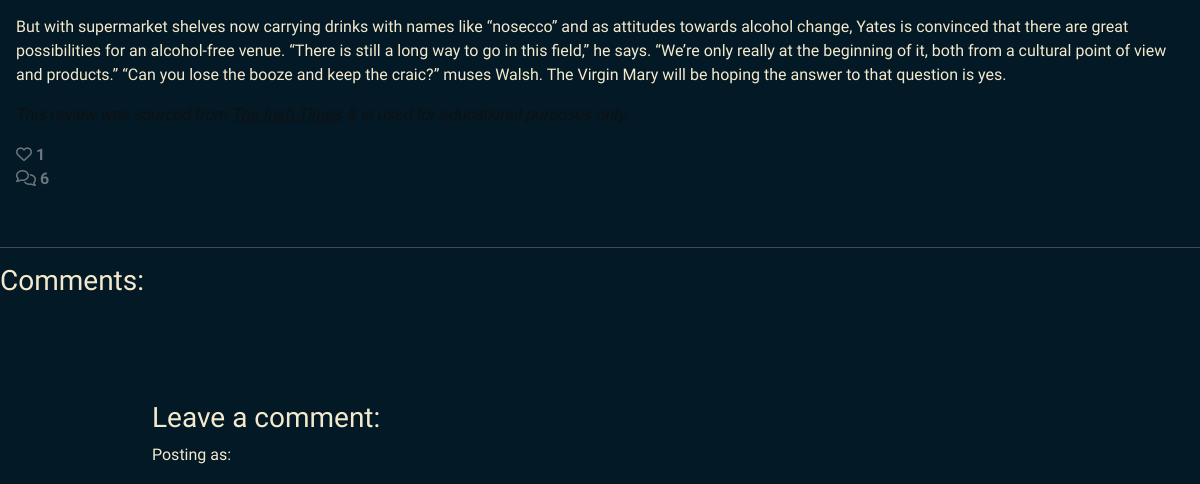
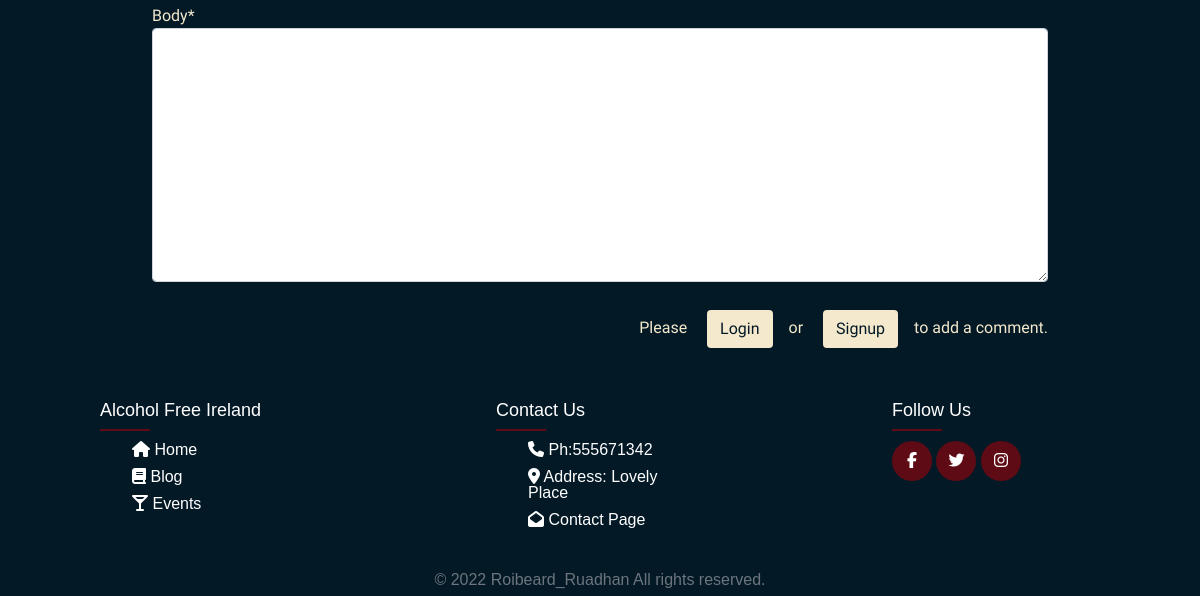
The app's page /4/ (lower part), older data (2 pictures, top to bottom).
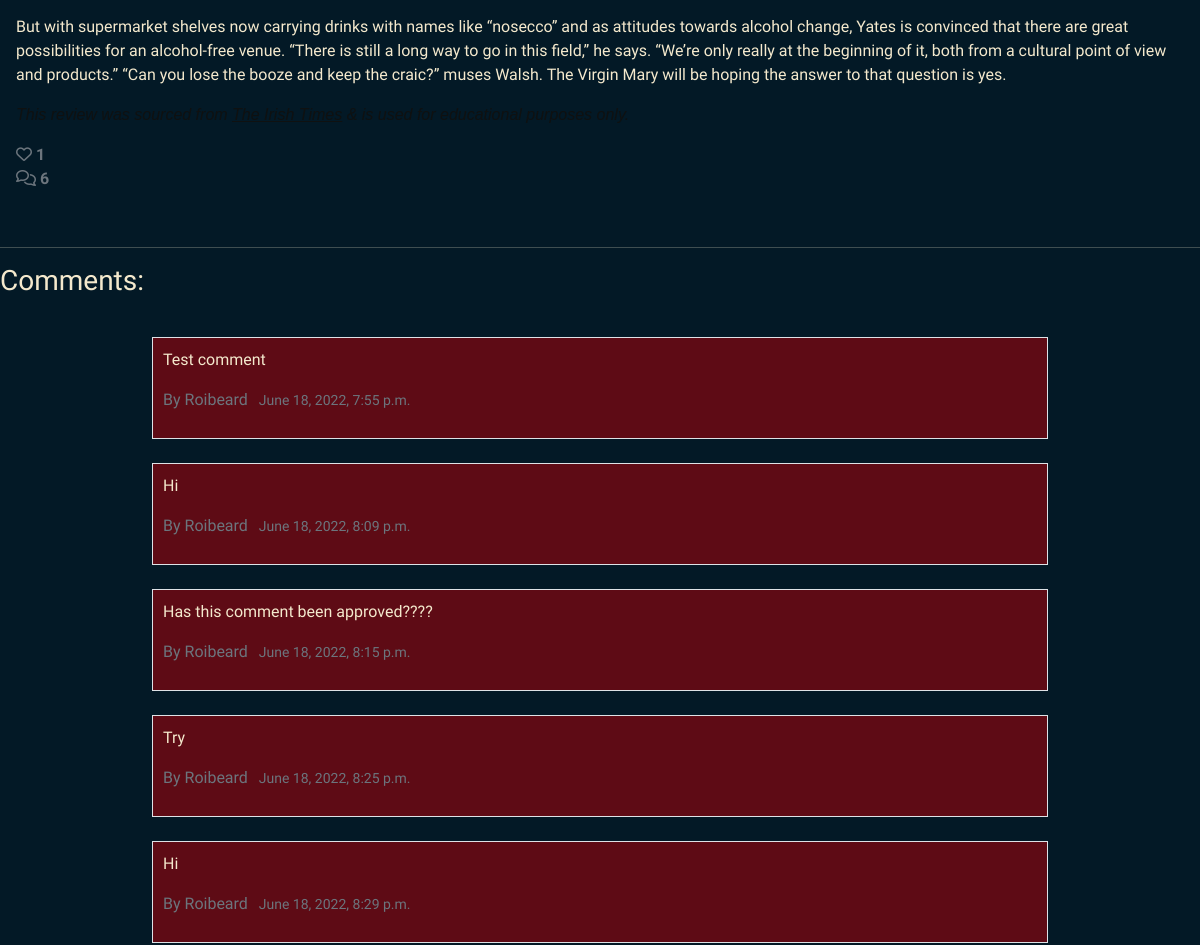
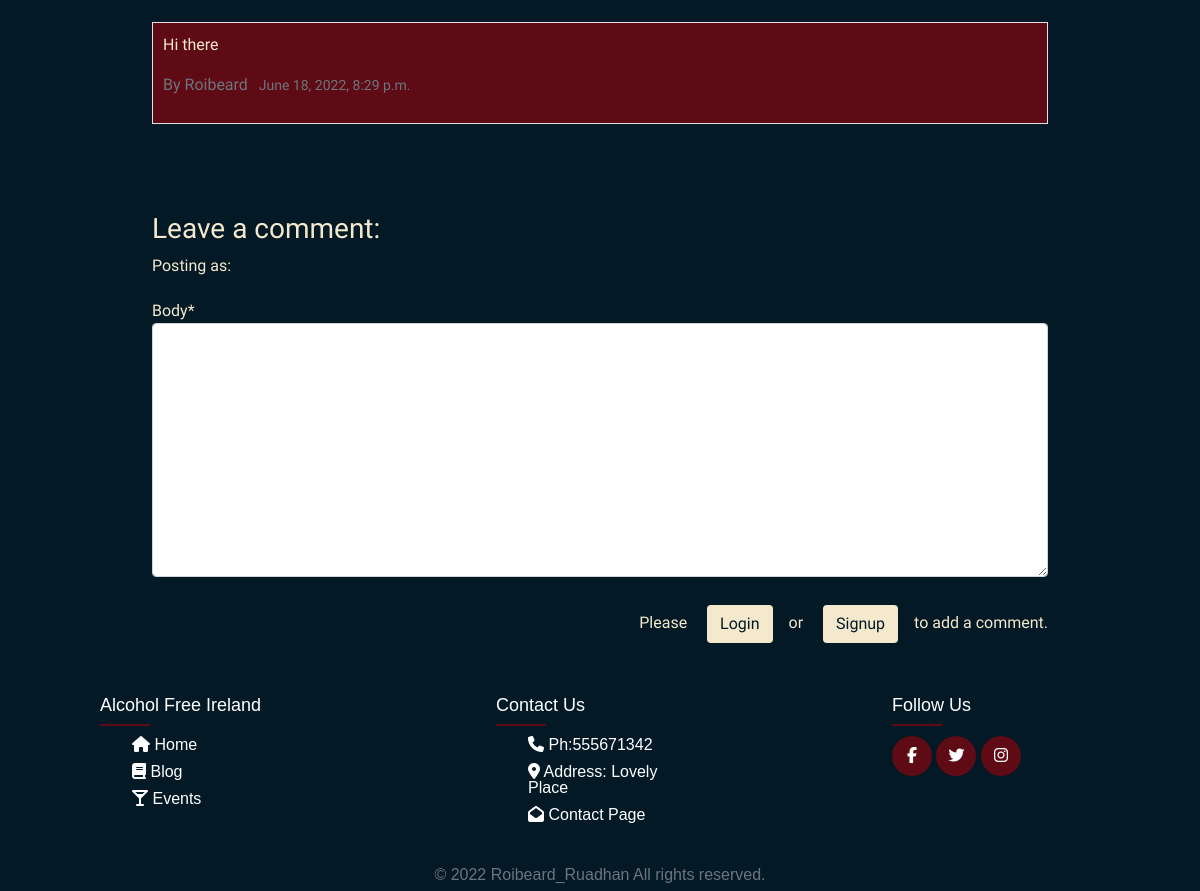
The same page, newer data (2 pictures, top to bottom).
### blog/models.py (models this page shows, shortened)
class Post(models.Model):
    title = models.CharField(max_length=200, unique=True)
    author = models.ForeignKey(
        User, on_delete=models.CASCADE, related_name="blog_posts"
    )
    featured_image = CloudinaryField(
        'image', default='https://res.cloudinary.com/roibeard/image/upload/v1655578160/placeholder.jpg')
    excerpt = models.TextField(blank=True)
    updated_on = models.DateTimeField(auto_now=True)
    content = models.TextField()
    created_on = models.DateTimeField(auto_now_add=True)
    status = models.IntegerField(choices=STATUS, default=0)
    likes = models.ManyToManyField(
        User, related_name='blogpost_like', blank=True)
    class Meta:
        ordering = ["-created_on"]
    def number_of_likes(self):
        return self.likes.count()

class Comment(models.Model):
    post = models.ForeignKey(Post, on_delete=models.CASCADE,
                             related_name="comments")
    name = models.ForeignKey(
        User, on_delete=models.CASCADE, related_name="blog_comments", null=True
    )
    email = models.EmailField()
    body = models.TextField()
    created_on = models.DateTimeField(auto_now_add=True)
    approved = models.BooleanField(default=False)
    class Meta:
        ordering = ["created_on"]

### blog/views.py (the view, shortened to what this page needs)
# urls.py: path('<int:blog_post_id>/', views.PostDetail.as_view(), name='blog_detail'),
class PostDetail(View):
    def get(self, request, blog_post_id):
        post = get_object_or_404(Post, pk=blog_post_id)
        comments = post.comments.filter(post=post).order_by("-created_on")
        queryset = Comment.objects.filter(post=post, approved=True)
        liked = False
        if post.likes.filter(id=self.request.user.id).exists():
            liked = True
        context = {
            "post": post,
            "comments": comments,
            "commented": False,
            'queryset': queryset,
            "liked": liked,
            "comment_form": CommentForm()
        }
        return render(request, "blog_detail.html", context)

### blog/forms.py
class CommentForm(forms.ModelForm):
    class Meta:
        model = Comment
        fields = ('body',)

### templates/blog_detail.html (shortened to what this page needs)
{% extends "base.html" %}
{% load cloudinary %}
{% load crispy_forms_tags %}
{% block content %}
<div class="light-bg">
    <div class="light-bg">
        <div class="row">
            <div class="col card mb-4  mt-3 left top">
                <div class="card-body">
                    <p class="card-text blog_content">
                        {{ post.content | safe }}
                    </p>
                    <div class="row">
                        <div class="">
                            <strong>
                                {% if user.is_authenticated %}
                                <form class="d-line" action="{% url 'post_like' post.id %}" method="POST">
                                    {% csrf_token %}
                                    {% if liked %}
                                    <button type="submit" name="blogpost_id" value="{{post.title}}" class="btn-like"><i
                                        class="fas fa-heart"></i></button>
                                    {% else %}
                                    <button type="submit" name="blogpost_id" value="{{post.title}}" class="btn-like"><i
                                        class="far fa-heart"></i></button>
                                    {% endif %}
                                </form>
                                {% else %}
                                <span class="text-secondary"><i class="far fa-heart"></i></span>
                                {% endif %}
                                <span class="text-secondary"> {{ post.number_of_likes }}</span>
                            </strong>
                        </div>
                        <div class="col-1">
                            {% with comments.count as total_comments %}
                            <strong class="text-secondary"><i class="far fa-comments"></i>
                                {{ total_comments }}</strong>
                            {% endwith %}
                        </div>
                    </div>
                </div>
            </div>
        </div>
        <div class="row">
            <div class="col">
                <hr>
            </div>
        </div>
        <div class="row">
            <div class="">
                <h3>Comments:</h3>
                <div class="comment-body">
                    {% for comment in queryset %}
                    <div class="comments main-bg border" style="padding: 10px;">
                    {{ comment.body | linebreaks }}
                        <p class="font-weight-bold text-muted">  By
                            {{ comment.name }}
                            <span class=" text-muted font-weight-normal small">&#160;
                                {{ comment.created_on }}
                            </span>
                        </p>
                    </div><br>
                    {% endfor %}
                </div>
            </div>
            <div >
                <div class="comment-body">
                    {% if commented %}
                    <div class="alert alert-success" role="alert">
                        Your comment is awaiting approval
                    </div>
                    {% else %}
                    <h3>Leave a comment:</h3>
                    <p>Posting as: {{ user.username }}</p>
                    <form method="POST" style="margin-top: 1.3em;">
                        {{ comment_form | crispy }}
                        <div class="float-end mt-2 pt-1">
                            {% if user.is_authenticated %}
                            <button type="submit" class="btn btn-nonstandard">Post comment</button>
                            {% else %}
                            <p class="p-text">Please
                                <a class="btn btn-nonstandard" href="{% url 'account_login' %}"> Login </a>or
                                <a class="btn btn-nonstandard" href="{% url 'account_signup' %}">Signup</a>to add a comment.</p>
                            {% endif %}
                        </div>
                    </form>
                    {% endif %}
                </div>
            </div>
        </div>
    </div>
</div>
{% endblock content %}

### templates/base.html (shortened to what this page needs)
{% load static %}
{% load cloudinary %}
<!DOCTYPE html>
<html class="h-100">
<head>
    <link rel="stylesheet" href="aos-by-red.css">
    <link rel="stylesheet" href="https://unpkg.com/aos@next/dist/aos.css" />
    <link rel="stylesheet" href="https://cdnjs.cloudflare.com/ajax/libs/font-awesome/5.15.3/css/all.min.css">
    <link href="https://cdn.jsdelivr.net/npm/bootstrap@5.0.1/dist/css/bootstrap.min.css" rel="stylesheet"
>
    <link rel="stylesheet" href="{% static 'css/style.css' %}" type="text/css">
</head>
<body id="page-top">
    <main class="flex-shrink-0 main-bg">
        {% block content %}
        {% endblock content %}
    </main>
    <footer class="footer">
        <div class="container-footer">
            <div class="row g-0">
                <div class="footer-col">
                    <h4>Alcohol Free Ireland</h4>
                    <ul>
                        <li><a href="{% url 'home' %}"><i class="fas fa-home"></i>  Home</a></li>
                        <li><a href="{% url 'blog' %}"><i class="fas fa-book"></i> Blog</a></li>
                        <li><a href="{% url 'events' %}"><i class="fas fa-glass-martini-alt"></i> Events</a></li>
                    </ul>
                </div>
                <div class="footer-col">
                    <h4>Contact Us</h4>
                    <ul>
                        <li><a href="#"><i class="fas fa-phone"></i> Ph:555671342</a></li>
                        <li><a href="#"><i class="fas fa-map-marker-alt"></i> Address: Lovely place</a></li>
                        <li><a href="{% url 'contact' %}"><i class="fas fa-envelope-open"></i> Contact Page</a></li>
                    </ul>
                </div>
                <div class="footer-col">
                    <h4>Follow Us</h4>
                    <div class="social-links">
                        <a href="facebook.com"><i class="fab fa-facebook-f"></i></a>
                        <a href="twitter.com"><i class="fab fa-twitter"></i></a>
                        <a href="instagram.com"><i class="fab fa-instagram"></i></a>
                    </div>
                </div>
            </div>
        </div>
      <div class="text-center justify-content-center">
        <div>
          <p class="text-muted mb-0 py-2">© 2022 Roibeard_Ruadhan All rights reserved.</p>
        </div>
      </div>
    </footer>
</body>
</html>

### static/css/style.css (style rules this page uses)
* { box-sizing: border-box; }
body { color: #F4E9CD; background-color: #5E0B15; font-family: 'Convergence', sans-serif; margin:0; padding:0; max-width: 100%; min-height: 100vh; display: flex; flex-direction: column; }
main { flex-grow: 1; }
a { color: #F4E9CD; }
.light-bg { background-color: #031926; color: #F4E9CD; }
.main-bg { background-color:#5E0B15; }
.card { border: none; background-color: transparent; }
.row { --bs-gutter-x: 0rem; }
.comment-body { padding: 2rem; margin-left: 10vw; margin-right: 10vw; }
.blog_content { color: #fff !important; margin-left: 10vw; margin-right: 10vw; }
.btn-nonstandard { margin: 1rem; color: #031926; background-color:#F4E9CD; }
.card-text { color: #F4E9CD; }
.row { display: flex; flex-wrap: wrap; }
ul { list-style: none; }
.footer { background-color: #031926; line-height: 1; font-family: 'Poppins', sans-serif; padding: 0; --bs-gutter-x: 0rem; }
.footer-col { width: 33%; padding:20px 100px; }
.footer-col h4 { font-size: 18px; color: #fff; text-transform: capitalize; margin-bottom: 20px; font-weight: 500; position: relative; }
.footer-col h4::before { content: ''; position: absolute; left:0; bottom: -10px; background-color: #5E0B15; height: 2px; box-sizing: border-box; width: 50px; }
.footer-col ul li:not(:last-child) { margin-bottom: 10px; }
.footer-col ul li a { font-size: 16px; text-transform: capitalize; color: #ffffff; text-decoration: none; font-weight: 200; display: block; transition: all 0.3s ease; }
.footer-col .social-links a { display: inline-block; height: 40px; width: 40px; background-color: #5E0B15; margin:0; text-align: center; line-height: 40px; border-radius: 50%; color: #fff; transition: all 0.5s ease; }

Row changes from the older to the newer data that the page shows:
now on this page (row edited): Comment: body "Test comment", name "Roibeard", created_on "June 18, 2022, 7:55 p.m."
now on this page (row edited): Comment: body "Hi", name "Roibeard", created_on "June 18, 2022, 8:09 p.m."
now on this page (row edited): Comment: body "Has this comment been approved????", name "Roibeard", created_on "June 18, 2022, 8:15 p.m."
now on this page (row edited): Comment: body "Try", name "Roibeard", created_on "June 18, 2022, 8:25 p.m."
now on this page (row edited): Comment: body "Hi", name "Roibeard", created_on "June 18, 2022, 8:29 p.m."
now on this page (row edited): Comment: body "Hi there", name "Roibeard", created_on "June 18, 2022, 8:29 p.m."
